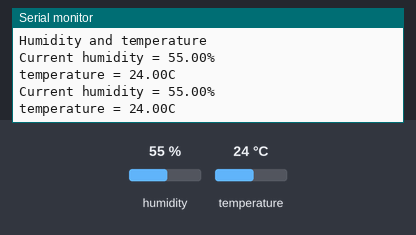
Bench run of a sketch on a simulated Arduino Uno, built with avr-gcc and run on an emulated ATmega328P. Shown: the last lines printed to the serial monitor. The test bench sets the inputs (shaded band); at power-on: humidity 55 %, temperature 24 °C.

Above: at 2.2 s.
2.3 s: humidity set to 22 %
At 3.6 s:
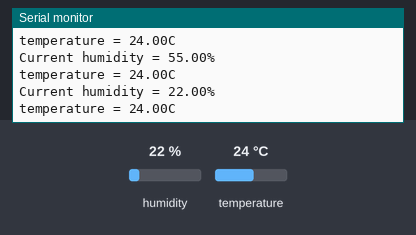
3.8 s: temperature set to 12 °C
At 4.9 s:
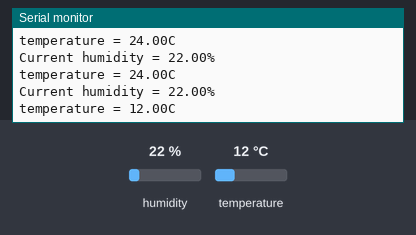
5.3 s: humidity set to 40 %
At 5.3 s:
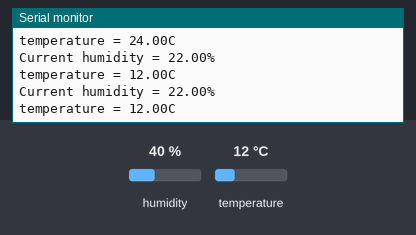
Timing chart, 0 to 8.3 s (numbered marks = the images above; inputs shaded):
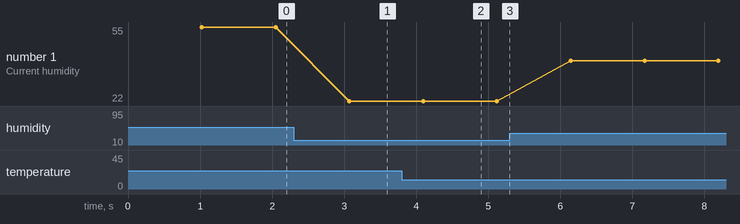

The sketch:

t2.ino
```cpp
#include <dht.h>
#define dht_dpin A0

dht DHT;

void setup(){
  Serial.begin(9600);
  delay(300);
  Serial.println("Humidity and temperature");
  delay(700);
}

void loop(){
  DHT.read11(dht_dpin);

  Serial.print("Current humidity = ");
  Serial.print(DHT.humidity);
  Serial.println("%");
  Serial.print("temperature = ");
  Serial.print(DHT.temperature);
  Serial.println("C");
  delay(1000);
}
```

Measured:
- after the input at 2.3 s, the serial monitor: prints a new line after 0.77 s (image 1)
- after the input at 3.8 s, the serial monitor: prints a new line after 0.32 s (image 2)
- plotted number 1: 55 → 22 after the input at 2.3 s, 22 → 40 after the input at 5.3 s
